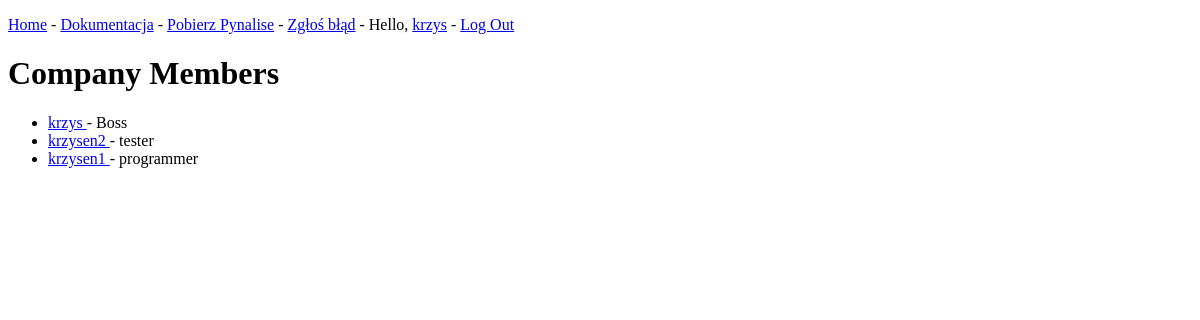
Page /company_memebrs (signed in) on the earlier database version.
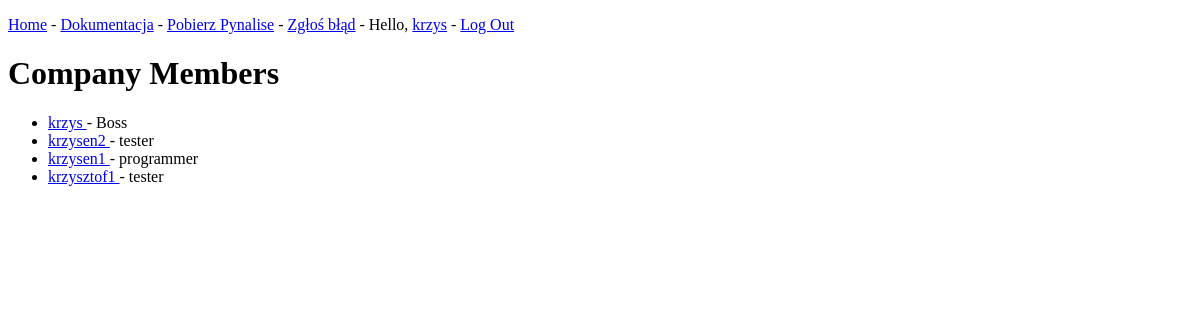
Same page on the later database version.
### AppFixB1/models.py (models this page shows, shortened)
class UserCompany(models.Model):
    user = models.OneToOneField(User, on_delete=models.CASCADE, default=None)
    company = models.ForeignKey(Company, on_delete=models.CASCADE, default=None)
    role_company = models.CharField(max_length=255, choices=[(role.value, role.name) for role in RoleCompany], default=None)
    class Meta:
        verbose_name_plural = 'UserCompanies'

class User(AbstractBaseUser):
    is_active = models.BooleanField(default=True)
    is_staff = models.BooleanField(default=False)
    is_admin = models.BooleanField(default=False)
    is_online = models.BooleanField(default=False)
    login = models.CharField(max_length=255, unique=True)
    email = models.EmailField(unique=True)
    name = models.CharField(max_length=255, blank=True)
    surname = models.CharField(max_length=255, blank=True)
    phone_number = models.CharField(max_length=20, blank=True, null=True)
    role = models.CharField(max_length=50, choices=[('Admin', 'Admin'), ('User', 'User')], default='User')
    upvotes = models.IntegerField(default=0)
    date_registration = models.DateTimeField(auto_now_add=True)
    last_activity = models.DateTimeField(null=True, blank=True)
    github_profile = models.CharField(max_length=255, blank=True, null=True)
    linkedin_profile = models.CharField(max_length=255, blank=True, null=True)
    twitter_profile = models.CharField(max_length=255, blank=True, null=True)
    discord_profile = models.CharField(max_length=255, blank=True, null=True)
    USERNAME_FIELD = 'login'
    REQUIRED_FIELDS = ['email', 'password']
    objects = MyUserManager()  # new

### AppFixB1/views.py (the view)
# urls.py: path('company_memebrs', views.company_members, name = 'company_members'),
@login_required
def company_members(request):
    user = request.user
    company_user = UserCompany.objects.get(user=user)
    company_users = UserCompany.objects.filter(company=company_user.company)
    context = {'companyUsers': company_users}
    return render(request, 'company_members.html', context)

### templates/company_members.html (shortened to what this page needs)
<!DOCTYPE html>
<html lang="en">
<head>
</head>
<body>
{% extends "base.html" %}
{% block content %}
<h1>Company Members</h1>
<ul>
  {% for companyUser in companyUsers %}
      <li><a href = '{% url 'view_profile' companyUser.user.id %}'>{{ companyUser.user.login }} </a>- {{ companyUser.role_company }}</li>
  {% endfor %}
</ul>
{% endblock content %}

Differences in the rows shown:
added UserCompany: user.login "krzysztof1", role_company "tester"
